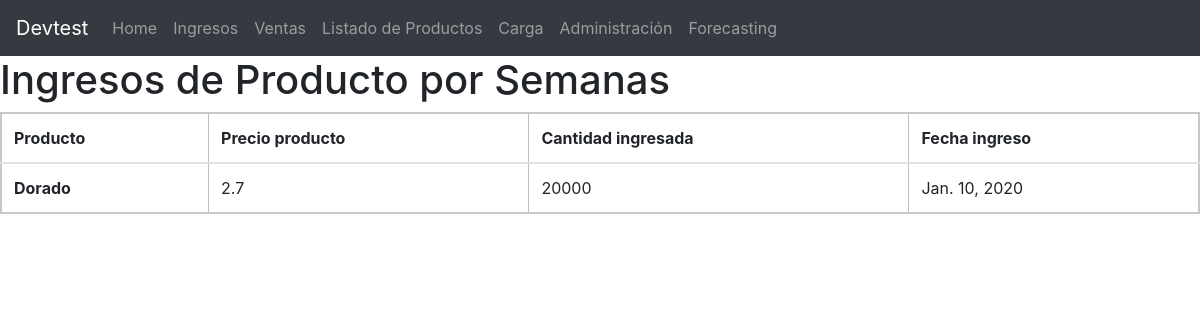
The app's page /ingresos with its own data.
### cr/models.py (models this page shows, shortened)
class IngresoProds(models.Model):
    producto = models.ForeignKey(CatalogoProds, on_delete=models.CASCADE)
    cantidad_ingresada = models.IntegerField()
    fecha_ingreso = models.DateField()
    class Meta:
        verbose_name = "Ingreso"
        verbose_name_plural = "Ingresos"

class CatalogoProds(models.Model):
    nombre_producto = models.CharField(max_length=127)
    pais_producto = models.CharField(max_length=127)
    tipo_producto = models.CharField(max_length=127)
    precio_unidad = models.FloatField()
    created_at = models.DateTimeField(auto_now_add=True)
    class Meta:
        verbose_name = "Producto"
        verbose_name_plural = "Productos"

### cr/views.py (the view)
# urls.py: re_path('ingresos', IngresosListView.as_view(), name='listado_ingresos'),
class IngresosListView(ListView):
    model = IngresoProds

### cr/templates/cr/ingresoprods_list.html (shortened to what this page needs)
{% extends "navbar.html"%}
{% block content %}
<h1>Ingresos de Producto por Semanas</h1>
<table class="table table-hover">
    <thead>
        <tr>
            <th scope="col">Producto</th>
            <th scope="col">Precio producto</th>
            <th scope="col">Cantidad ingresada</th>
            <th scope="col">Fecha ingreso</th>
        </tr>
    </thead>
{% for ingreso in object_list %}
<tr>
   <td><strong>{{ ingreso.producto.nombre_producto }}</strong></td>
    <td>{{ ingreso.producto.precio_unidad }}</td>
        <td>{{ ingreso.cantidad_ingresada}}</td>
  <td>{{ ingreso.fecha_ingreso}}</td>
</tr>
{% endfor %}
</table>
{% endblock %}

### cr/templates/cr/ingresoprods_list.html (style rules this page uses)
td, th { border: 1px solid rgb(190, 190, 190); padding: 10px; }
table { border-collapse: collapse; border: 2px solid rgb(200, 200, 200); }

### records on screen
IngresoProds: producto.nombre_producto "Dorado", producto.precio_unidad "2.7", cantidad_ingresada "20000", fecha_ingreso "Jan. 10, 2020"
